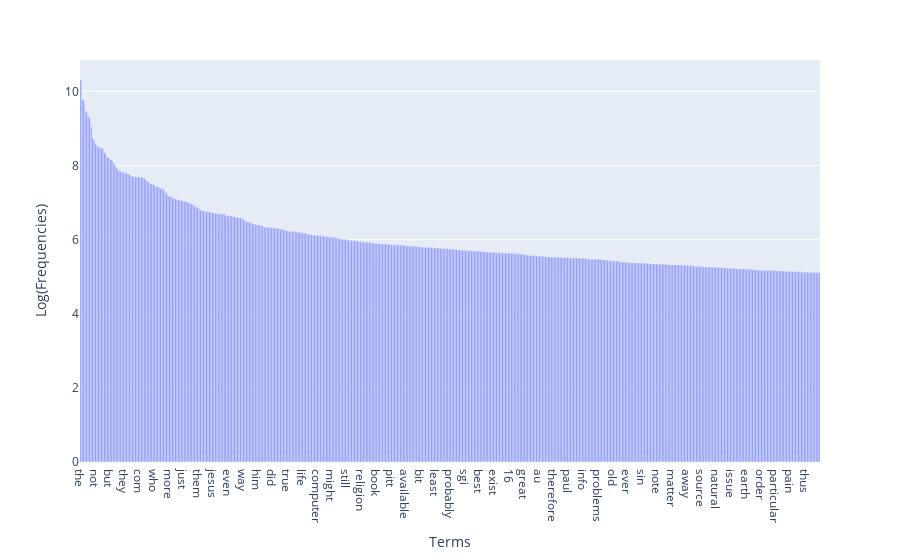

Notebook code cell kept with this figure:
### Markdown cell above
### >>> **Exercise 15 (take home):** 
You can copy the code from the previous exercise and change the 'term_frequencies' variable for the 'term_frequencies_log', comment about the differences that you observe and talk about other possible insights that we can get from a log distribution.

### Code cell
# Answer here

term_frequencies_log = np.log1p(term_frequencies)

# get top 100 terms
top_idx = np.argsort(term_frequencies_log)[::-1][:500]

top_terms = count_vect.get_feature_names_out()[top_idx]
top_freqs = term_frequencies_log[top_idx]

# plot
fig = px.bar(x=top_terms, y=top_freqs)
fig.update_layout(
    xaxis_title="Terms",
    yaxis_title="Log(Frequencies)"
)

fig.show()

### Figure 1 — Plotly figure (JSON) as saved in the notebook; plotly's stock layout.template omitted (floating-point values rounded to 4 significant figures; data arrays with more than 128 entries replaced by an {"elided": "..."} marker saying what was removed)
{"data": [{"hovertemplate": "x=%{x}<br>y=%{y}<extra></extra>", "legendgroup": "", "marker": {"color": "#636efa", "pattern": {"shape": ""}}, "name": "", "orientation": "v", "showlegend": false, "textposition": "auto", "type": "bar", "x": {"elided": "500 str values"}, "xaxis": "x", "y": {"elided": "500 float values"}, "yaxis": "y"}], "layout": {"barmode": "relative", "legend": {"tracegroupgap": 0}, "margin": {"t": 60}, "xaxis": {"anchor": "y", "domain": [0, 1], "title": {"text": "Terms"}}, "yaxis": {"anchor": "x", "domain": [0, 1], "title": {"text": "Log(Frequencies)"}}}}
